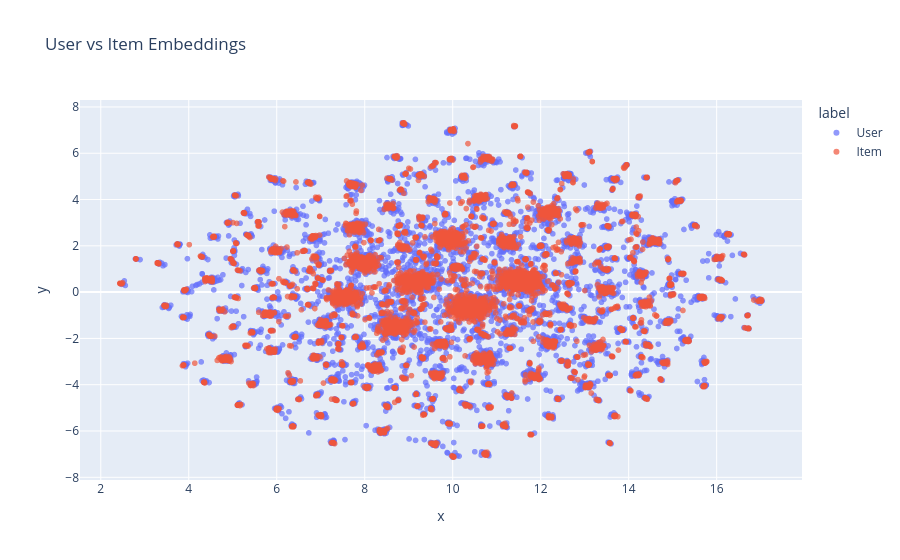

The notebook cell saved with this chart:
### Code cell
import plotly.express as px

# 유저 & 아이템 벡터 합치기
all_vectors = np.vstack([user_vectors, item_vectors])
# User, Item 범례 구분 값(User & Item)
labels = ["User"] * len(user_vectors) + ["Item"] * len(item_vectors)

ids = [f"User_{i}" for i in range(len(user_vectors))] + [
    f"Item_{j}" for j in range(len(item_vectors))
]

# UMAP 기반 차원 축소
# - metric="cosine": 임베딩 간 코사인 거리 기준으로 구조를 보존
reducer = umap.UMAP(metric="cosine")
embeddings = reducer.fit_transform(all_vectors)

# DataFrame 생성
df_plot = pd.DataFrame(
    {"x": embeddings[:, 0], "y": embeddings[:, 1], "label": labels, "id": ids}
)

# Plotly 시각화
fig = px.scatter(
    df_plot,
    x="x",
    y="y",
    color="label",
    hover_data=["id"],  # 마우스 오버 시 ID 표시
    opacity=0.7,
    title="User vs Item Embeddings",
)

fig.update_traces(marker=dict(size=6))
fig.show()

### Figure 1 — Plotly figure (JSON) as saved in the notebook; plotly's stock layout.template omitted (floating-point values rounded to 4 significant figures; data arrays with more than 128 entries replaced by an {"elided": "..."} marker saying what was removed)
{"data": [{"customdata": {"elided": "10000x1 str values"}, "hovertemplate": "label=User<br>x=%{x}<br>y=%{y}<br>id=%{customdata[0]}<extra></extra>", "legendgroup": "User", "marker": {"color": "#636efa", "opacity": 0.7, "symbol": "circle", "size": 6}, "mode": "markers", "name": "User", "showlegend": true, "x": {"elided": "10000 float values"}, "xaxis": "x", "y": {"elided": "10000 float values"}, "yaxis": "y", "type": "scattergl"}, {"customdata": {"elided": "9997x1 str values"}, "hovertemplate": "label=Item<br>x=%{x}<br>y=%{y}<br>id=%{customdata[0]}<extra></extra>", "legendgroup": "Item", "marker": {"color": "#EF553B", "opacity": 0.7, "symbol": "circle", "size": 6}, "mode": "markers", "name": "Item", "showlegend": true, "x": {"elided": "9997 float values"}, "xaxis": "x", "y": {"elided": "9997 float values"}, "yaxis": "y", "type": "scattergl"}], "layout": {"xaxis": {"anchor": "y", "domain": [0.0, 1.0], "title": {"text": "x"}}, "yaxis": {"anchor": "x", "domain": [0.0, 1.0], "title": {"text": "y"}}, "legend": {"title": {"text": "label"}, "tracegroupgap": 0}, "title": {"text": "User vs Item Embeddings"}}}
